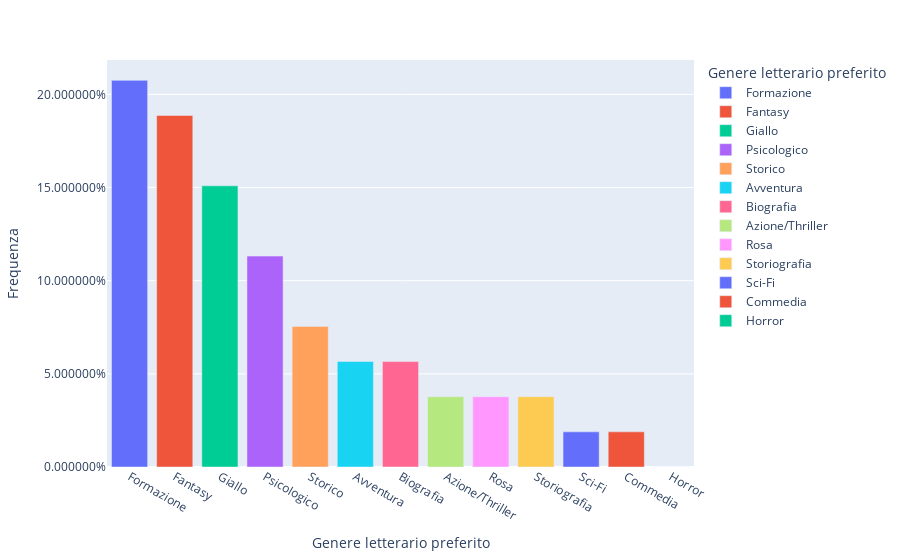

This figure's notebook cell:
### Code cell
# Convert the genre list into a df
df_genre = pd.DataFrame(reformatQuest['Genere letterario preferito'], columns=['Genere letterario preferito'])

# Count occurrences, transform in a df and rename
counts = df['Genere letterario preferito']\
    .value_counts()\
    .to_frame()\
    .rename(columns={'Genere letterario preferito': 'f'})

# Join the previous two, replace NaN with 0s and sort everything for better view
df_genre = df_genre\
    .join(counts, on='Genere letterario preferito')\
    .replace(np.NaN, 0)\
    .sort_values(by='f', ascending=False)

# From float to int
df_genre['f'] = df_genre['f'].astype(int)

# Relative freq
total_amount = df_genre['f'].sum()
df_genre['f'] = df_genre['f'] / total_amount

# Plot everything
bar_genre = px.bar(df_genre, x = 'Genere letterario preferito', y = 'f', labels={'f': 'Frequenza'}, color='Genere letterario preferito')

# Add % sign to the ticks
bar_genre.update_layout(yaxis_tickformat = '%')
bar_genre.show()
save_plot(bar_genre, 'bar_genre')

### Figure 1 — Plotly figure (JSON) as saved in the notebook; plotly's stock layout.template omitted (floating-point values rounded to 4 significant figures)
{"data": [{"alignmentgroup": "True", "hovertemplate": "Genere letterario preferito=%{x}<br>Frequenza=%{y}<extra></extra>", "legendgroup": "Formazione", "marker": {"color": "#636efa"}, "name": "Formazione", "offsetgroup": "Formazione", "orientation": "v", "showlegend": true, "textposition": "auto", "type": "bar", "x": ["Formazione"], "xaxis": "x", "y": [0.2075], "yaxis": "y"}, {"alignmentgroup": "True", "hovertemplate": "Genere letterario preferito=%{x}<br>Frequenza=%{y}<extra></extra>", "legendgroup": "Fantasy", "marker": {"color": "#EF553B"}, "name": "Fantasy", "offsetgroup": "Fantasy", "orientation": "v", "showlegend": true, "textposition": "auto", "type": "bar", "x": ["Fantasy"], "xaxis": "x", "y": [0.1887], "yaxis": "y"}, {"alignmentgroup": "True", "hovertemplate": "Genere letterario preferito=%{x}<br>Frequenza=%{y}<extra></extra>", "legendgroup": "Giallo", "marker": {"color": "#00cc96"}, "name": "Giallo", "offsetgroup": "Giallo", "orientation": "v", "showlegend": true, "textposition": "auto", "type": "bar", "x": ["Giallo"], "xaxis": "x", "y": [0.1509], "yaxis": "y"}, {"alignmentgroup": "True", "hovertemplate": "Genere letterario preferito=%{x}<br>Frequenza=%{y}<extra></extra>", "legendgroup": "Psicologico", "marker": {"color": "#ab63fa"}, "name": "Psicologico", "offsetgroup": "Psicologico", "orientation": "v", "showlegend": true, "textposition": "auto", "type": "bar", "x": ["Psicologico"], "xaxis": "x", "y": [0.1132], "yaxis": "y"}, {"alignmentgroup": "True", "hovertemplate": "Genere letterario preferito=%{x}<br>Frequenza=%{y}<extra></extra>", "legendgroup": "Storico", "marker": {"color": "#FFA15A"}, "name": "Storico", "offsetgroup": "Storico", "orientation": "v", "showlegend": true, "textposition": "auto", "type": "bar", "x": ["Storico"], "xaxis": "x", "y": [0.07547], "yaxis": "y"}, {"alignmentgroup": "True", "hovertemplate": "Genere letterario preferito=%{x}<br>Frequenza=%{y}<extra></extra>", "legendgroup": "Avventura", "marker": {"color": "#19d3f3"}, "name": "Avventura", "offsetgroup": "Avventura", "orientation": "v", "showlegend": true, "textposition": "auto", "type": "bar", "x": ["Avventura"], "xaxis": "x", "y": [0.0566], "yaxis": "y"}, {"alignmentgroup": "True", "hovertemplate": "Genere letterario preferito=%{x}<br>Frequenza=%{y}<extra></extra>", "legendgroup": "Biografia", "marker": {"color": "#FF6692"}, "name": "Biografia", "offsetgroup": "Biografia", "orientation": "v", "showlegend": true, "textposition": "auto", "type": "bar", "x": ["Biografia"], "xaxis": "x", "y": [0.0566], "yaxis": "y"}, {"alignmentgroup": "True", "hovertemplate": "Genere letterario preferito=%{x}<br>Frequenza=%{y}<extra></extra>", "legendgroup": "Azione/Thriller", "marker": {"color": "#B6E880"}, "name": "Azione/Thriller", "offsetgroup": "Azione/Thriller", "orientation": "v", "showlegend": true, "textposition": "auto", "type": "bar", "x": ["Azione/Thriller"], "xaxis": "x", "y": [0.03774], "yaxis": "y"}, {"alignmentgroup": "True", "hovertemplate": "Genere letterario preferito=%{x}<br>Frequenza=%{y}<extra></extra>", "legendgroup": "Rosa", "marker": {"color": "#FF97FF"}, "name": "Rosa", "offsetgroup": "Rosa", "orientation": "v", "showlegend": true, "textposition": "auto", "type": "bar", "x": ["Rosa"], "xaxis": "x", "y": [0.03774], "yaxis": "y"}, {"alignmentgroup": "True", "hovertemplate": "Genere letterario preferito=%{x}<br>Frequenza=%{y}<extra></extra>", "legendgroup": "Storiografia", "marker": {"color": "#FECB52"}, "name": "Storiografia", "offsetgroup": "Storiografia", "orientation": "v", "showlegend": true, "textposition": "auto", "type": "bar", "x": ["Storiografia"], "xaxis": "x", "y": [0.03774], "yaxis": "y"}, {"alignmentgroup": "True", "hovertemplate": "Genere letterario preferito=%{x}<br>Frequenza=%{y}<extra></extra>", "legendgroup": "Sci-Fi", "marker": {"color": "#636efa"}, "name": "Sci-Fi", "offsetgroup": "Sci-Fi", "orientation": "v", "showlegend": true, "textposition": "auto", "type": "bar", "x": ["Sci-Fi"], "xaxis": "x", "y": [0.01887], "yaxis": "y"}, {"alignmentgroup": "True", "hovertemplate": "Genere letterario preferito=%{x}<br>Frequenza=%{y}<extra></extra>", "legendgroup": "Commedia", "marker": {"color": "#EF553B"}, "name": "Commedia", "offsetgroup": "Commedia", "orientation": "v", "showlegend": true, "textposition": "auto", "type": "bar", "x": ["Commedia"], "xaxis": "x", "y": [0.01887], "yaxis": "y"}, {"alignmentgroup": "True", "hovertemplate": "Genere letterario preferito=%{x}<br>Frequenza=%{y}<extra></extra>", "legendgroup": "Horror", "marker": {"color": "#00cc96"}, "name": "Horror", "offsetgroup": "Horror", "orientation": "v", "showlegend": true, "textposition": "auto", "type": "bar", "x": ["Horror"], "xaxis": "x", "y": [0], "yaxis": "y"}], "layout": {"barmode": "relative", "legend": {"title": {"text": "Genere letterario preferito"}, "tracegroupgap": 0}, "margin": {"t": 60}, "xaxis": {"anchor": "y", "categoryarray": ["Formazione", "Fantasy", "Giallo", "Psicologico", "Storico", "Avventura", "Biografia", "Azione/Thriller", "Rosa", "Storiografia", "Sci-Fi", "Commedia", "Horror"], "categoryorder": "array", "domain": [0, 1], "title": {"text": "Genere letterario preferito"}}, "yaxis": {"anchor": "x", "domain": [0, 1], "tickformat": "%", "title": {"text": "Frequenza"}}}}
